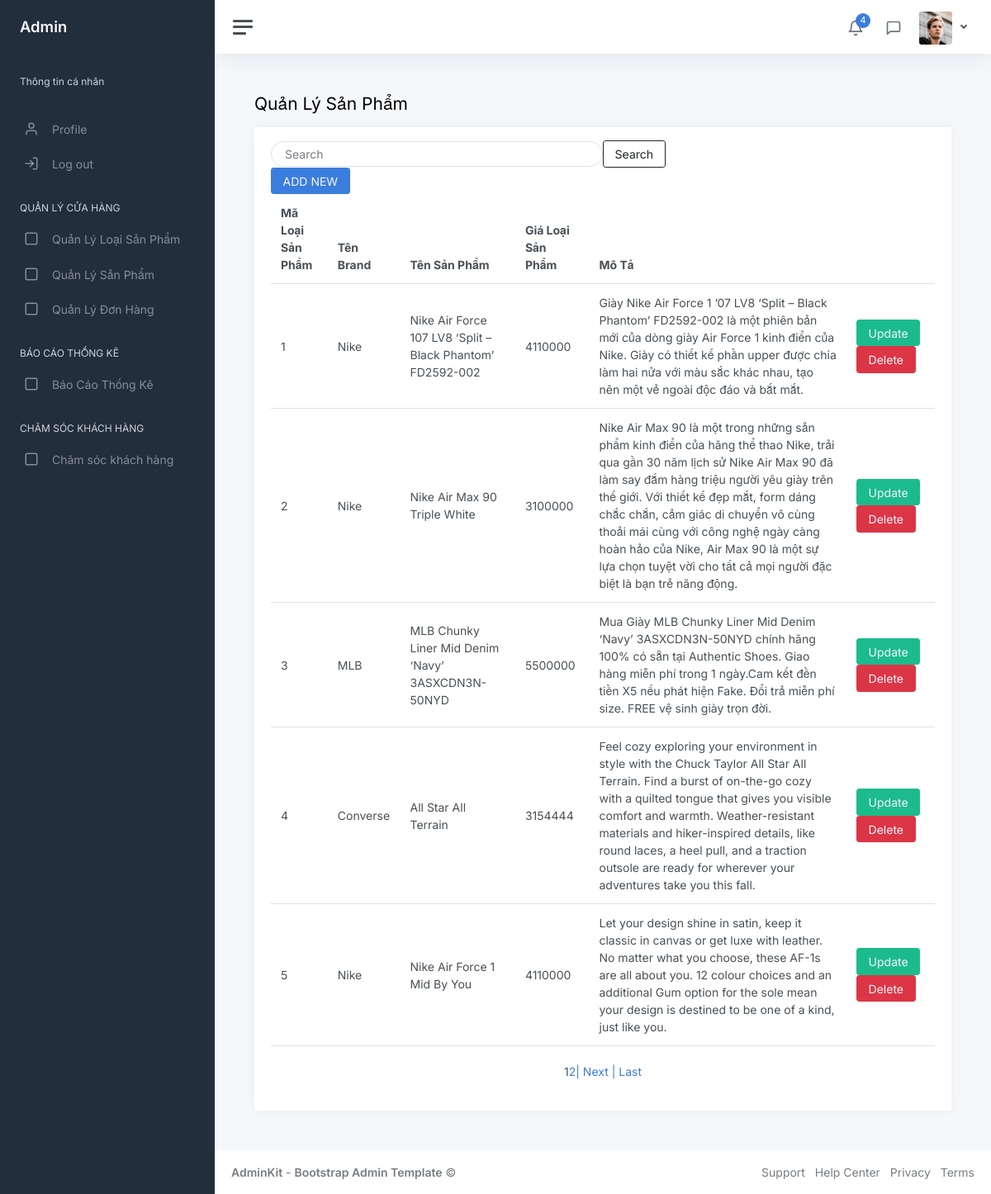
Before: /QLLoaiSanPham.php with the older database file.
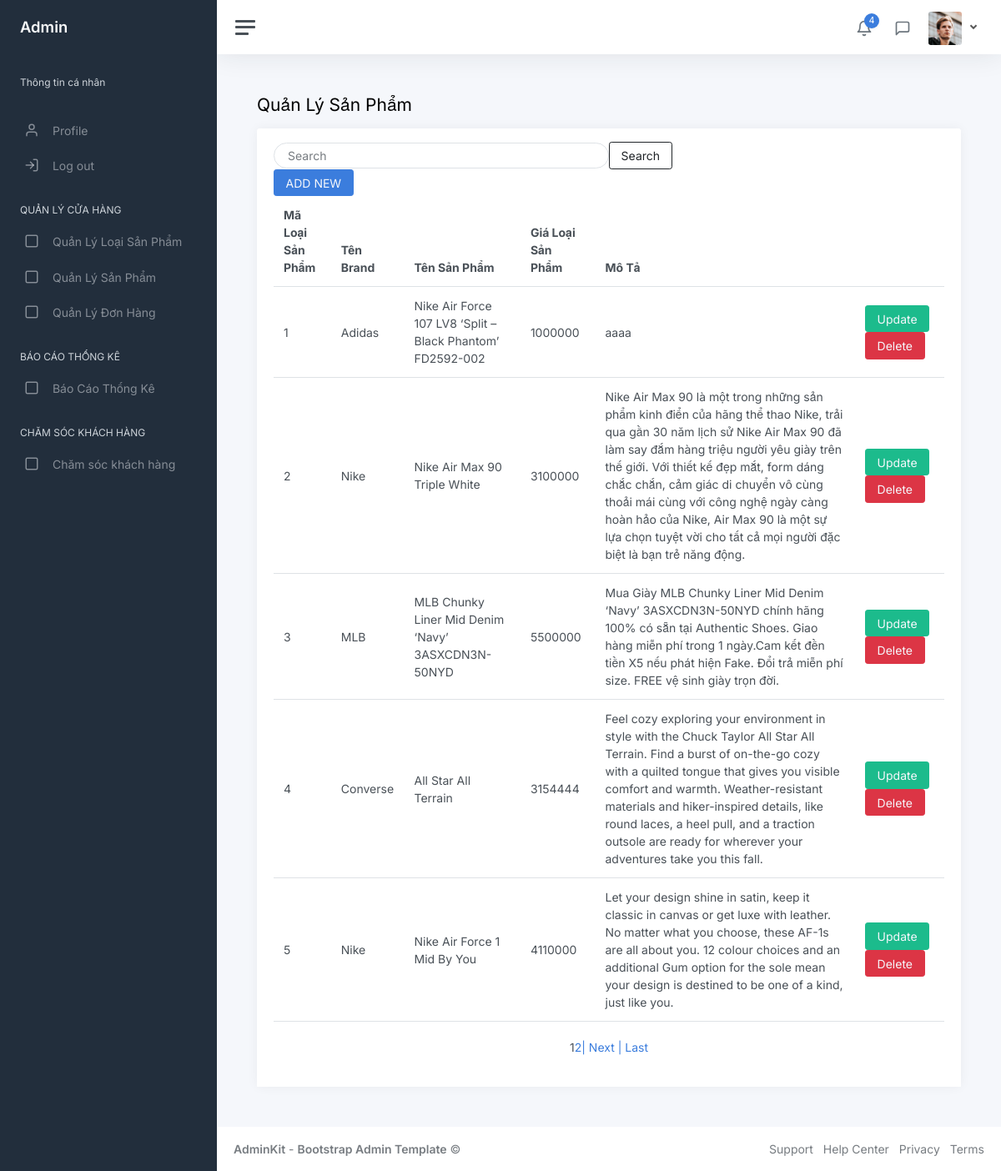
After: the same page with the newer database file.
### tables this page shows
CREATE TABLE `loaisanpham` (
  `MaLoaiSP` int(11) NOT NULL,
  `MaBrand` int(11) NOT NULL,
  `TenLoaiSP` varchar(200) NOT NULL,
  `GiaLoaiSP` double NOT NULL,
  `MoTa` varchar(500) NOT NULL
);

CREATE TABLE `brand` (
  `MaBrand` int(11) NOT NULL,
  `TenBrand` varchar(100) NOT NULL
);

### Pager.php (called while the page is built, shortened)
<?php
class Pager
{
	function findStart($limit)
	{
		if((!isset($_GET['page']))  || ($_GET['page']=="1"))
		{
			$start = 0;
		}
		else
		{
			$start = ($_GET['page'] - 1) * $limit;
		}
		return $start;
	}
}
?>

### QLLoaiSanPham.php (the view, shortened to what the changed rows need)
<!DOCTYPE html>
<html lang="en">
<head>
	<link href="css/app.css" rel="stylesheet">
</head>
<?php
include("Pager.php");
include('Connect.php');
$p = new Pager();
$limit = 5;
$vt = $p->findStart($limit);
$sql1 = "SELECT *
	FROM LoaiSanPham
	INNER JOIN Brand ON Brand.MaBrand = LoaiSanPham.MaBrand limit $vt, $limit";
$searchQuery = isset($_GET['Search']) ? $_GET['Search'] : '';
$sql2 = "SELECT *
	FROM LoaiSanPham
	INNER JOIN Brand ON Brand.MaBrand = LoaiSanPham.MaBrand
        WHERE LoaiSanPham.TenLoaiSP LIKE :searchQuery
        LIMIT $vt, $limit";
$sta2 = $pdo->prepare($sql2);
$sta2->bindValue(':searchQuery', '%' . $searchQuery . '%', PDO::PARAM_STR);
$sta2->execute();
$sanpham2 = $sta2->fetchAll(PDO::FETCH_OBJ);
$sta = $pdo->prepare($sql1);
$sta->execute();
$sanpham1 = $sta->fetchAll(PDO::FETCH_OBJ);
?>
<body>
	<div class="wrapper">
		<div class="main">
			<main class="content">
				<div class="container-fluid p-0">
					<h1 class="h3 mb-3">Quản Lý Sản Phẩm</h1>
					<div class="row">
						<div class="col-12 d-flex">
							<div class="card flex-fill">
								<div class="card-header">
									<table class="table table-hover my-0">
										<thead>
											<tr>
												<th>Mã Loại Sản Phẩm</th>
												<th class="d-none d-xl-table-cell">Tên Brand</th>
												<th class="d-none d-xl-table-cell">Tên Sản Phẩm</th>
												<th class="d-none d-xl-table-cell">Giá Loại Sản Phẩm</th>
												<th class="d-none d-md-table-cell">Mô Tả</th>
												<th class="d-none d-md-table-cell"></th>
											</tr>
										</thead>
										<?php
										if (isset($_GET['Search'])) {
											foreach ($sanpham2 as $sp) {
										?>
												<tbody>
													<tr>
														<td><?php echo $sp->MaLoaiSP ?></td>
														<td class="d-none d-xl-table-cell"><?php echo $sp->TenBrand ?></td>
														<td class="d-none d-xl-table-cell"><?php echo $sp->TenLoaiSP ?></td>
														<td class="d-none d-xl-table-cell"><?php echo $sp->GiaLoaiSP ?></td>
														<td class="d-none d-xl-table-cell"><?php echo $sp->MoTa ?></td>
														<td>
															<button class="btn btn-success" type="submit"> <a class="text-light" href="QLLoaiSanPham_Sua.php?msp=<?php echo $sp->MaLoaiSP; ?>">Update</a></button>
															<button class="btn btn-danger" type="submit"><a class="text-light" href="QLLoaiSanPham_Xoa.php?msp=<?php echo $sp->MaLoaiSP; ?>">Delete</a></button>
														</td>
													</tr>
												</tbody>
											<?php
											}
										} else {
											foreach ($sanpham1 as $sp) {
											?>
												<tbody>
													<tr>
														<td><?php echo $sp->MaLoaiSP ?></td>
														<td class="d-none d-xl-table-cell"><?php echo $sp->TenBrand ?></td>
														<td class="d-none d-xl-table-cell"><?php echo $sp->TenLoaiSP ?></td>
														<td class="d-none d-xl-table-cell"><?php echo $sp->GiaLoaiSP ?></td>
														<td class="d-none d-xl-table-cell"><?php echo $sp->MoTa ?></td>
														<td>
															<button class="btn btn-success" type="submit"> <a class="text-light" href="QLLoaiSanPham_Sua.php?msp=<?php echo $sp->MaLoaiSP; ?>">Update</a></button>
															<button class="btn btn-danger" type="submit"><a class="text-light" href="QLLoaiSanPham_Xoa.php?msp=<?php echo $sp->MaLoaiSP; ?>">Delete</a></button>
														</td>
													</tr>
												</tbody>
										<?php
											}
										}
										?>
									</table>
								</div>
							</div>
						</div>
					</div>
			</main>
		</div>
	</div>
</body>
</html>

Changed rows visible on the page:
changed loaisanpham "Nike Air Force 107 LV8 ‘Split – Black Phantom’ FD2592-002": MaBrand.TenBrand "Nike" → "Adidas"; GiaLoaiSP "4110000" → "1000000"; MoTa "Giày Nike Air Force 1 ’07 LV8 ‘Split – Black Phantom’ FD2592-002 là một phiên bản mới của dòng giày Air Force 1 kinh điển của Nike. Giày có thiết kế phần upper được chia làm hai nửa với màu sắc khác nhau, tạo nên một vẻ ngoài độc đáo và bắt mắt." → "aaaa"
